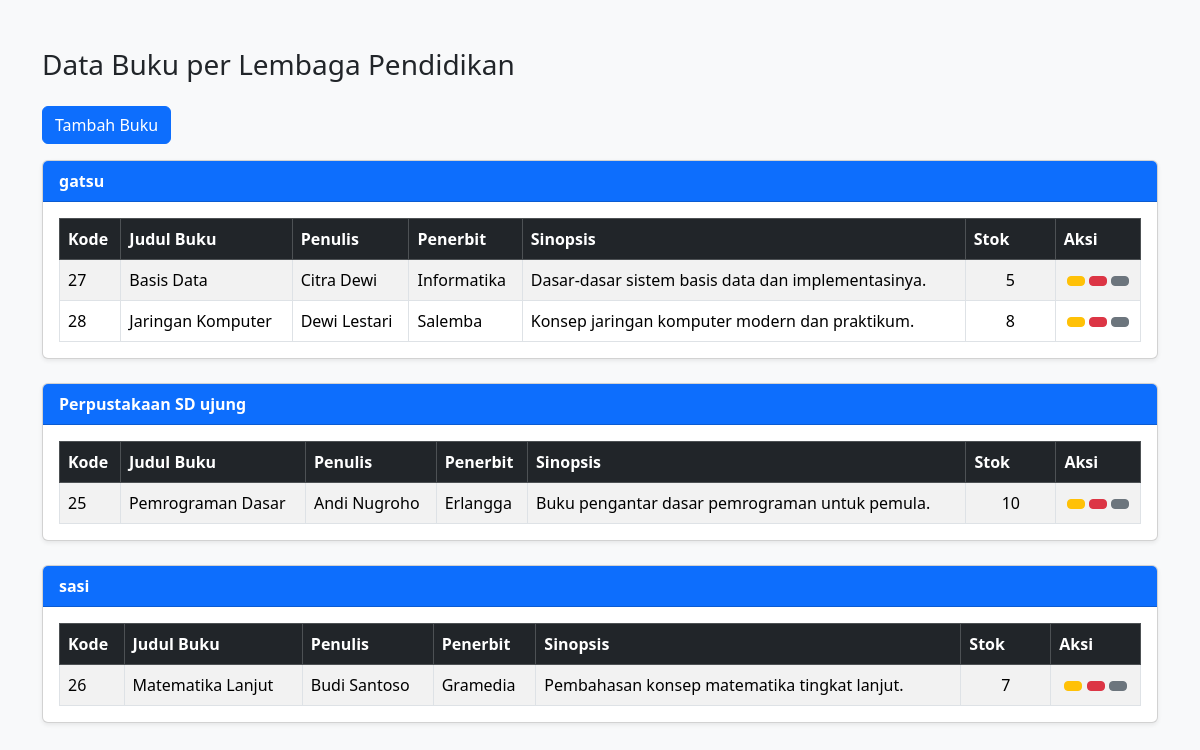
Screenshot of /BackEnd/admin/page/buku.php with the database file from the repository.
### tables this page shows
CREATE TABLE `buku` (
  `kode_buku` int(11) NOT NULL,
  `judul_buku` varchar(200) NOT NULL,
  `penulis_buku` varchar(150) DEFAULT NULL,
  `penerbit_buku` varchar(150) DEFAULT NULL,
  `sinopsis_buku` text DEFAULT NULL,
  `stok_buku` int(11) DEFAULT 0,
  `id_lembaga` int(11) DEFAULT NULL
);

### BackEnd/admin/page/buku.php (the view, shortened to what this page needs)
<?php
include '../assets/koneksi.php';
?>
<!DOCTYPE html>
<html lang="id">
<head>
    <link href="https://cdn.jsdelivr.net/npm/bootstrap@5.3.3/dist/css/bootstrap.min.css" rel="stylesheet">
</head>
<body class="bg-light">
<div class="container mt-5">
    <h3 class="mb-4">Data Buku per Lembaga Pendidikan</h3>
<?php
switch ($_GET['action'] ?? '') {
    default:
        $query = "SELECT b.*, l.nama_lembaga
            FROM buku b
            JOIN lembaga l ON b.id_lembaga = l.id_lembaga
            ORDER BY l.nama_lembaga, b.judul_buku ASC";
        $sql = mysqli_query($koneksi, $query);
        $data = [];
        while ($row = mysqli_fetch_assoc($sql)) {
            $data[$row['nama_lembaga']][] = $row;
        }
        echo '<a href="dashboard.php?page=buku&action=add" class="btn btn-primary mb-3">
                <span class="bi bi-plus-circle"></span> Tambah Buku
             </a>';
        if (count($data) === 0) {
            echo "<div class='alert alert-warning'>Tidak ada data buku.</div>";
        } else {
            foreach ($data as $lembaga => $bukuList) {
                echo "<div class='card mb-4 shadow-sm'>";
                echo "<div class='card-header bg-primary text-white fw-bold'>" . htmlspecialchars($lembaga) . "</div>";
                echo "<div class='card-body'>";
                echo "<div class='table-responsive'>";
                echo "<table class='table table-bordered table-striped align-middle mb-0'>";
                echo "<thead class='table-dark'>
                        <tr>
                            <th>Kode</th>
                            <th>Judul Buku</th>
                            <th>Penulis</th>
                            <th>Penerbit</th>
                            <th>Sinopsis</th>
                            <th style='width:90px'>Stok</th>
                            <th>Aksi</th>
                        </tr>
                      </thead>";
                echo "<tbody>";
                foreach ($bukuList as $b) {
                    echo "<tr>";
                    echo "<td>" . htmlspecialchars($b['kode_buku']) . "</td>";
                    echo "<td>" . htmlspecialchars($b['judul_buku']) . "</td>";
                    echo "<td>" . htmlspecialchars($b['penulis_buku']) . "</td>";
                    echo "<td>" . htmlspecialchars($b['penerbit_buku']) . "</td>";
                    echo "<td>" . nl2br(htmlspecialchars($b['sinopsis_buku'])) . "</td>";
                    echo "<td class='text-center'>" . htmlspecialchars($b['stok_buku']) . "</td>";
                    echo "<td class='text-center'>
                        <a href=\"dashboard.php?page=buku&action=edit&id=".$b['kode_buku']."\" class=\"btn btn-sm btn-warning\">
                            <span class='bi bi-pencil'></span></a>
                        <a href=\"dashboard.php?page=buku&action=hapus&id=".$b['kode_buku']."\" class=\"btn btn-sm btn-danger\" onclick=\"return confirm('Yakin hapus?')\">
                            <span class='bi bi-trash'></span></a>
                        <a href=\"dashboard.php?page=buku\" class=\"btn btn-sm btn-secondary\">
                            <i class='bi bi-arrow-clockwise'></i>
                        </a>
                    </td>";
                    echo "</tr>";
                }
                echo "</tbody></table></div></div></div>";
            }
        }
        break;
        ?>
        <?php
}
?>
</div>
</body>
</html>

### rows the page displays
buku: kode_buku "27", judul_buku "Basis Data", penulis_buku "Citra Dewi", penerbit_buku "Informatika", sinopsis_buku "Dasar-dasar sistem basis data dan implementasinya.", stok_buku "5"
buku: kode_buku "28", judul_buku "Jaringan Komputer", penulis_buku "Dewi Lestari", penerbit_buku "Salemba", sinopsis_buku "Konsep jaringan komputer modern dan praktikum.", stok_buku "8"
buku: kode_buku "25", judul_buku "Pemrograman Dasar", penulis_buku "Andi Nugroho", penerbit_buku "Erlangga", sinopsis_buku "Buku pengantar dasar pemrograman untuk pemula.", stok_buku "10"
buku: kode_buku "26", judul_buku "Matematika Lanjut", penulis_buku "Budi Santoso", penerbit_buku "Gramedia", sinopsis_buku "Pembahasan konsep matematika tingkat lanjut.", stok_buku "7"

### other values shown
$lembaga "gatsu"
$lembaga "Perpustakaan SD ujung"
$lembaga "sasi"
